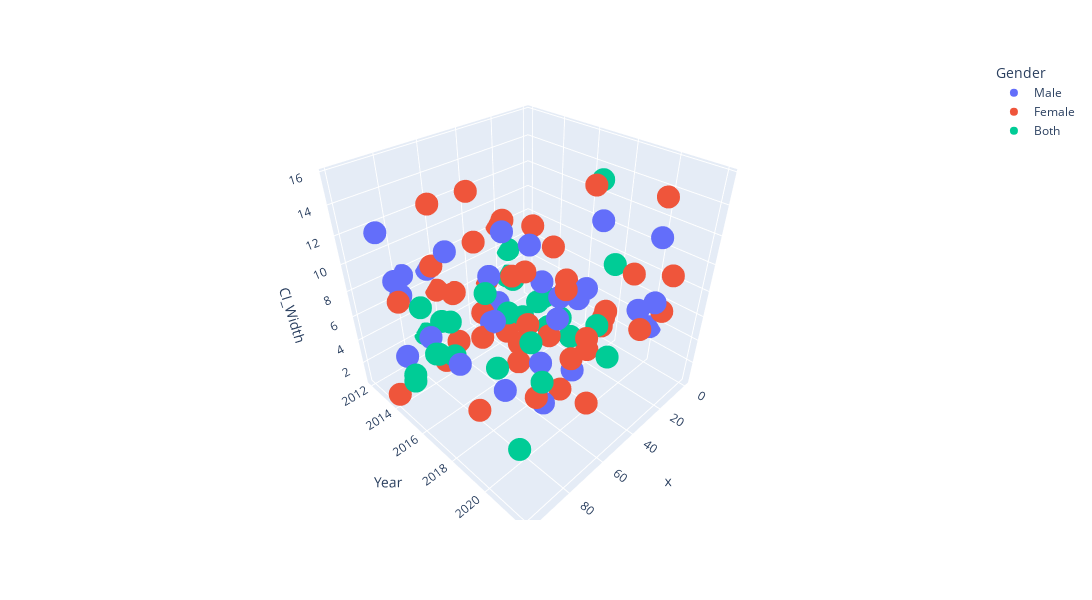

Write notebook code for a chart like this one.
### Code cell
fig = px.scatter_3d(
            data_frame= data1.head(100),
            x = data1.head(100).index,
            y = "Year",
            z = "CI_Width",
            color = "Gender",
            width= 1200,
            height= 600,
            hover_data= ["Country", "Age_Group"]
)

fig.show()

### Figure 1 — Plotly figure (JSON) as saved in the notebook; plotly's stock layout.template omitted (floating-point values rounded to 4 significant figures)
{"data": [{"customdata": [["Iran, Islamic Republic of", "Adult"], ["Iraq", "Adult"], ["Madagascar", "Adult"], ["Yemen", "Adult"], ["Jordan", "Adult"], ["Botswana", "Adult"], ["Senegal", "Adult"], ["Namibia", "Adult"], ["Burundi", "Adult"], ["Hungary", "Adult"], ["Paraguay", "Adult"], ["Liberia", "Adult"], ["Lesotho", "Adult"], ["Tokelau", "Adult"], ["Korea, Republic of", "Adult"], ["Bolivia, Plurinational State of", "Adult"], ["Canada", "Adult"], ["Bhutan", "Adult"], ["Brunei Darussalam", "Adult"], ["Kuwait", "Adult"], ["Qatar", "Adult"], ["Niue", "Adult"], ["Croatia", "Adult"], ["Brazil", "Adult"], ["Niue", "Adult"], ["Barbados", "Adult"], ["Cyprus", "Adult"], ["Korea, Democratic People's Republic of", "Adult"], ["Ukraine", "Adult"]], "hovertemplate": "Gender=Male<br>x=%{x}<br>Year=%{y}<br>CI_Width=%{z}<br>Country=%{customdata[0]}<br>Age_Group=%{customdata[1]}<extra></extra>", "legendgroup": "Male", "marker": {"color": "#636efa", "symbol": "circle"}, "mode": "markers", "name": "Male", "scene": "scene", "showlegend": true, "type": "scatter3d", "x": [0, 1, 7, 10, 11, 12, 23, 29, 34, 37, 39, 45, 52, 56, 64, 65, 67, 71, 76, 77, 78, 81, 86, 87, 89, 91, 92, 93, 94], "y": [2020, 2020, 2015, 2014, 2017, 2020, 2012, 2018, 2022, 2013, 2016, 2014, 2018, 2021, 2017, 2012, 2021, 2020, 2021, 2018, 2012, 2019, 2015, 2013, 2017, 2014, 2013, 2014, 2018], "z": [3.452, 10.73, 2.697, 3.64, 5.327, 5.896, 1.08, 6.618, 9.855, 5.389, 10.08, 2.607, 3.187, 15.67, 0.897, 7.283, 7.142, 3.889, 11.45, 8.84, 7.708, 15.39, 5.776, 2.374, 13.52, 8.615, 12.4, 9.803, 7.289]}, {"customdata": [["Greenland", "Adult"], ["Armenia", "Adult"], ["Panama", "Adult"], ["Philippines", "Adult"], ["Mauritius", "Adult"], ["American Samoa", "Adult"], ["India", "Adult"], ["Equatorial Guinea", "Adult"], ["Bulgaria", "Adult"], ["Tuvalu", "Adult"], ["Israel", "Adult"], ["Uzbekistan", "Adult"], ["Algeria", "Adult"], ["Georgia", "Adult"], ["French Polynesia", "Adult"], ["Bolivia, Plurinational State of", "Adult"], ["Congo", "Adult"], ["Switzerland", "Adult"], ["Brazil", "Adult"], ["Sri Lanka", "Adult"], ["Iran, Islamic Republic of", "Adult"], ["Venezuela, Bolivarian Republic of", "Adult"], ["Belize", "Adult"], ["High Income", "Adult"], ["Kyrgyzstan", "Adult"], ["Papua New Guinea", "Adult"], ["French Polynesia", "Adult"], ["Australia", "Adult"], ["Peru", "Adult"], ["Rwanda", "Adult"], ["Malaysia", "Adult"], ["Armenia", "Adult"], ["El Salvador", "Adult"], ["Montenegro", "Adult"], ["Uruguay", "Adult"], ["Egypt", "Adult"], ["Equatorial Guinea", "Adult"], ["Malawi", "Adult"], ["Korea, Democratic People's Republic of", "Adult"], ["Thailand", "Adult"], ["El Salvador", "Adult"], ["Equatorial Guinea", "Adult"], ["Rwanda", "Adult"]], "hovertemplate": "Gender=Female<br>x=%{x}<br>Year=%{y}<br>CI_Width=%{z}<br>Country=%{customdata[0]}<br>Age_Group=%{customdata[1]}<extra></extra>", "legendgroup": "Female", "marker": {"color": "#EF553B", "symbol": "circle"}, "mode": "markers", "name": "Female", "scene": "scene", "showlegend": true, "type": "scatter3d", "x": [2, 3, 5, 9, 14, 19, 20, 22, 25, 27, 28, 30, 31, 32, 35, 36, 38, 40, 42, 44, 46, 47, 49, 50, 51, 53, 54, 55, 57, 58, 59, 60, 61, 63, 66, 68, 69, 73, 74, 75, 79, 98, 99], "y": [2014, 2019, 2021, 2018, 2016, 2021, 2018, 2012, 2021, 2015, 2022, 2012, 2014, 2015, 2019, 2020, 2020, 2016, 2013, 2015, 2016, 2018, 2019, 2019, 2012, 2014, 2016, 2017, 2021, 2013, 2015, 2021, 2012, 2015, 2014, 2021, 2013, 2014, 2014, 2020, 2017, 2015, 2014], "z": [6.288, 7.414, 8.841, 3.343, 5.565, 14.98, 1.328, 8.18, 6.276, 10.19, 8.761, 3.818, 5.693, 6.833, 15.49, 7.8, 6.829, 3.678, 2.421, 2.549, 0.7258, 5.076, 9.622, 1.661, 4.253, 9.937, 12.74, 4.252, 3.413, 1.059, 3.332, 8.755, 5.22, 14.53, 6.829, 8.066, 8.515, 1.584, 13.79, 4.796, 0.7142, 9.476, 1.12]}, {"customdata": [["Malta", "Adult"], ["India", "Adult"], ["Guinea", "Adult"], ["New Zealand", "Adult"], ["Belarus", "Adult"], ["Belgium", "Adult"], ["Uganda", "Adult"], ["North Macedonia", "Adult"], ["Gabon", "Adult"], ["Madagascar", "Adult"], ["Pakistan", "Adult"], ["Kazakhstan", "Adult"], ["Ireland", "Adult"], ["Eswatini", "Adult"], ["Samoa", "Adult"], ["Belgium", "Adult"], ["Türkiye", "Adult"], ["Panama", "Adult"], ["Micronesia, Federated States of", "Adult"], ["Tonga", "Adult"], ["Portugal", "Adult"], ["China", "Adult"], ["Kuwait", "Adult"], ["Latvia", "Adult"], ["Pakistan", "Adult"], ["American Samoa", "Adult"], ["Guatemala", "Adult"], ["Equatorial Guinea", "Adult"]], "hovertemplate": "Gender=Both<br>x=%{x}<br>Year=%{y}<br>CI_Width=%{z}<br>Country=%{customdata[0]}<br>Age_Group=%{customdata[1]}<extra></extra>", "legendgroup": "Both", "marker": {"color": "#00cc96", "symbol": "circle"}, "mode": "markers", "name": "Both", "scene": "scene", "showlegend": true, "type": "scatter3d", "x": [4, 6, 8, 13, 15, 16, 17, 18, 21, 24, 26, 33, 41, 43, 48, 62, 70, 72, 80, 82, 83, 84, 85, 88, 90, 95, 96, 97], "y": [2018, 2015, 2014, 2014, 2012, 2012, 2019, 2018, 2013, 2014, 2016, 2018, 2020, 2015, 2014, 2013, 2012, 2020, 2015, 2016, 2015, 2020, 2019, 2021, 2014, 2016, 2015, 2017], "z": [7.565, 0.5553, 2.058, 1.943, 5.618, 3.185, 1.273, 14.51, 3.943, 1.355, 2.27, 3.756, 7.127, 4.133, 5.448, 3.24, 1.964, 5.694, 6.542, 4.822, 4.091, 1.437, 7.096, 11.04, 1.952, 9.644, 3.072, 7.379]}], "layout": {"height": 600, "legend": {"title": {"text": "Gender"}, "tracegroupgap": 0}, "margin": {"t": 60}, "scene": {"domain": {"x": [0, 1], "y": [0, 1]}, "xaxis": {"title": {"text": "x"}}, "yaxis": {"title": {"text": "Year"}}, "zaxis": {"title": {"text": "CI_Width"}}}, "width": 1200}}
